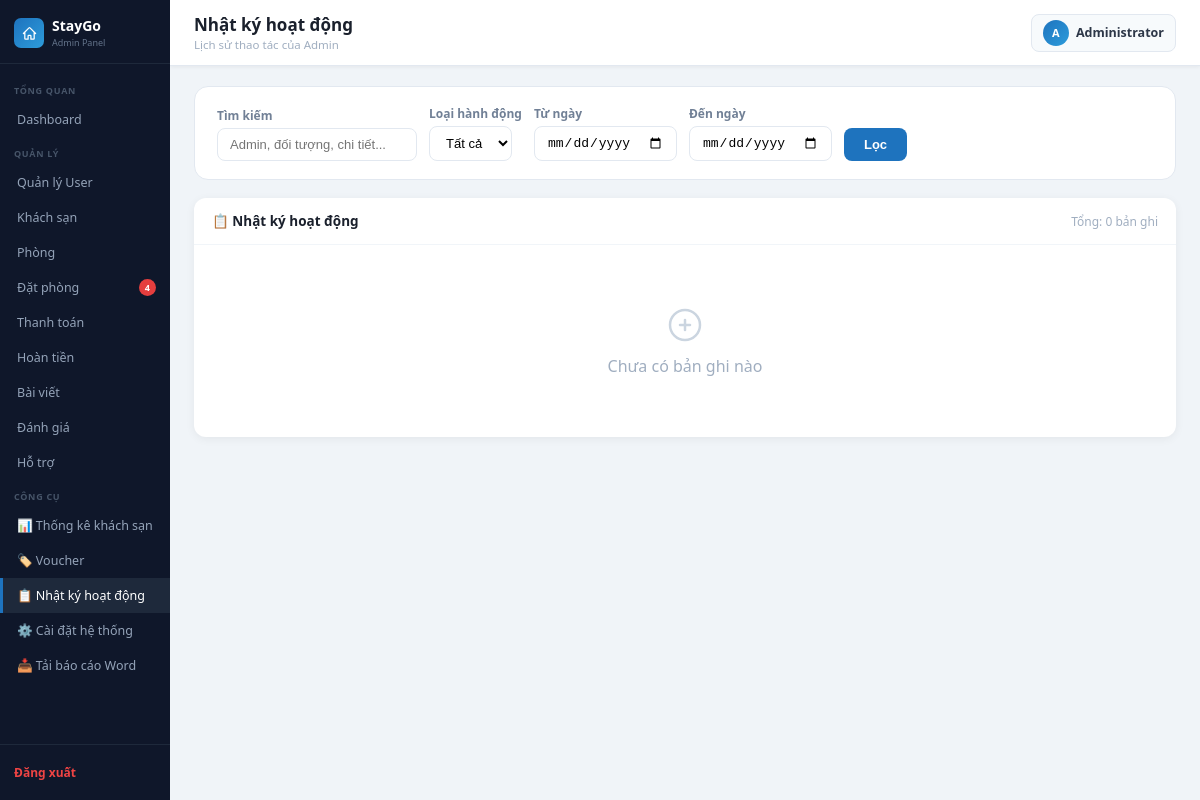
/admin_lvhuy_kontum/activity_log.php (signed in), run on an earlier commit of the app's database.
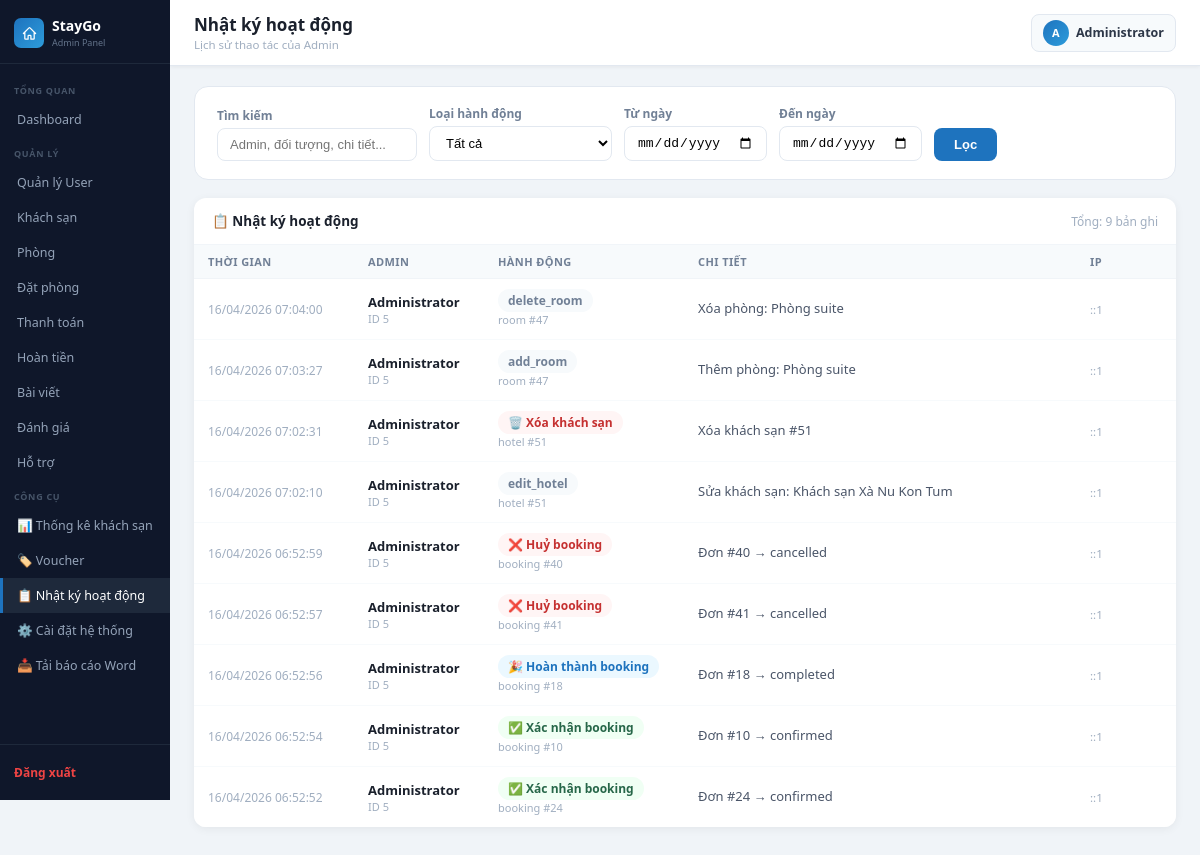
And on a later commit of the database.
### tables this page shows
CREATE TABLE `activity_log` (
  `id` int(11) NOT NULL,
  `admin_id` int(11) DEFAULT NULL,
  `admin_name` varchar(100) NOT NULL DEFAULT '',
  `action` varchar(100) NOT NULL,
  `target` varchar(100) NOT NULL DEFAULT '',
  `target_id` int(11) DEFAULT NULL,
  `detail` text DEFAULT NULL,
  `ip` varchar(45) DEFAULT NULL,
  `created_at` timestamp NOT NULL DEFAULT current_timestamp()
);

### admin_lvhuy_kontum/activity_log.php (the view, shortened to what this page needs)
<?php
include("../config/database.php");
$page_title    = 'Nhật ký hoạt động';
$page_subtitle = 'Lịch sử thao tác của Admin';
include("../includes/admin_header.php");
$search     = trim($_GET['search']  ?? '');
$date_from  = trim($_GET['from']    ?? '');
$date_to    = trim($_GET['to']      ?? '');
$per_page = 20;
$page     = max(1, (int)($_GET['p'] ?? 1));
$where_parts = [];
$where = $where_parts ? 'WHERE ' . implode(' AND ', $where_parts) : '';
$total    = $conn->query("SELECT COUNT(*) as c FROM activity_log $where")->fetch_assoc()['c'];
$tot_pgs  = max(1, (int)ceil($total / $per_page));
$page     = min($page, $tot_pgs);
$offset   = ($page - 1) * $per_page;
$rows = $conn->query("SELECT * FROM activity_log $where ORDER BY created_at DESC LIMIT $per_page OFFSET $offset");
$action_labels = [
    'confirm_booking' => ['✅ Xác nhận booking', '#276749', '#f0fff4'],
    'cancel_booking'  => ['❌ Huỷ booking',       '#c53030', '#fff5f5'],
    'complete_booking'=> ['🎉 Hoàn thành booking','#1e73be', '#ebf8ff'],
    'edit_booking'    => ['✏️ Sửa booking',       '#b7791f', '#fffbeb'],
    'approve_refund'  => ['💰 Duyệt hoàn tiền',   '#276749', '#f0fff4'],
    'reject_refund'   => ['🚫 Từ chối hoàn tiền', '#c53030', '#fff5f5'],
    'delete_user'     => ['🗑️ Xóa user',          '#c53030', '#fff5f5'],
    'add_hotel'       => ['🏨 Thêm khách sạn',    '#276749', '#f0fff4'],
    'delete_hotel'    => ['🗑️ Xóa khách sạn',     '#c53030', '#fff5f5'],
    'update_hotel'    => ['✏️ Sửa khách sạn',     '#b7791f', '#fffbeb'],
    'add_voucher'     => ['🏷️ Tạo voucher',        '#6d28d9', '#f5f3ff'],
    'delete_voucher'  => ['🗑️ Xóa voucher',        '#c53030', '#fff5f5'],
    'resolve_support' => ['💬 Xử lý hỗ trợ',      '#1e73be', '#ebf8ff'],
    'delete_review'   => ['⭐ Xóa đánh giá',       '#b7791f', '#fffbeb'],
    'login'           => ['🔑 Đăng nhập',           '#276749', '#f0fff4'],
];
?>
<div style="background:#fff;border-radius:14px;border:1.5px solid #e2e8f0;padding:18px 22px;margin-bottom:18px">
    <form method="GET" style="display:flex;align-items:flex-end;gap:12px;flex-wrap:wrap">
        <div>
            <label style="font-size:12px;font-weight:700;color:#718096;display:block;margin-bottom:4px">Tìm kiếm</label>
            <input type="text" name="search" placeholder="Admin, đối tượng, chi tiết..."
                value="<?= htmlspecialchars($search) ?>"
                style="padding:8px 12px;border:1.5px solid #e2e8f0;border-radius:8px;font-size:13px;width:200px">
        </div>
        <div>
            <label style="font-size:12px;font-weight:700;color:#718096;display:block;margin-bottom:4px">Loại hành động</label>
            <select name="action" style="padding:8px 12px;border:1.5px solid #e2e8f0;border-radius:8px;font-size:13px;background:#fff">
                <option value="">Tất cả</option>
            </select>
        </div>
        <div>
            <label style="font-size:12px;font-weight:700;color:#718096;display:block;margin-bottom:4px">Từ ngày</label>
            <input type="date" name="from" value="<?= htmlspecialchars($date_from) ?>"
                style="padding:8px 12px;border:1.5px solid #e2e8f0;border-radius:8px;font-size:13px">
        </div>
        <div>
            <label style="font-size:12px;font-weight:700;color:#718096;display:block;margin-bottom:4px">Đến ngày</label>
            <input type="date" name="to" value="<?= htmlspecialchars($date_to) ?>"
                style="padding:8px 12px;border:1.5px solid #e2e8f0;border-radius:8px;font-size:13px">
        </div>
        <button type="submit"
            style="padding:9px 20px;background:#1e73be;color:#fff;border:none;border-radius:8px;font-size:13px;font-weight:700;cursor:pointer">
            Lọc
        </button>
    </form>
</div>
<div class="section-card">
    <div style="display:flex;justify-content:space-between;align-items:center;padding:14px 18px;border-bottom:1px solid #f1f5f9">
        <span style="font-size:13.5px;font-weight:700;color:#1a202c">📋 Nhật ký hoạt động</span>
        <span style="font-size:12px;color:#a0aec0">Tổng: <?= $total ?> bản ghi</span>
    </div>
    <?php if ($rows->num_rows === 0): ?>
    <div style="text-align:center;padding:60px;color:#a0aec0">
        <svg width="40" height="40" fill="none" viewBox="0 0 24 24" stroke="#cbd5e0" stroke-width="1.5" style="margin-bottom:10px">
            <path stroke-linecap="round" stroke-linejoin="round" d="M9 12h6m-3-3v6M21 12a9 9 0 11-18 0 9 9 0 0118 0z"/>
        </svg>
        <p style="margin:0">Chưa có bản ghi nào</p>
    </div>
    <?php else: ?>
    <table>
        <thead>
            <tr>
                <th style="width:160px">Thời gian</th>
                <th style="width:130px">Admin</th>
                <th style="width:200px">Hành động</th>
                <th>Chi tiết</th>
                <th style="width:100px">IP</th>
            </tr>
        </thead>
        <tbody>
        <?php while ($row = $rows->fetch_assoc()):
            $al = $action_labels[$row['action']] ?? [$row['action'], '#718096', '#f7fafc'];
        ?>
        <tr>
            <td style="font-size:12px;color:#a0aec0;white-space:nowrap"><?= date('d/m/Y H:i:s', strtotime($row['created_at'])) ?></td>
            <td>
                <div style="font-weight:600;font-size:13px;color:#1a202c"><?= htmlspecialchars($row['admin_name']) ?></div>
                <div style="font-size:11px;color:#a0aec0">ID <?= $row['admin_id'] ?: '—' ?></div>
            </td>
            <td>
                <span style="padding:3px 10px;border-radius:20px;font-size:12px;font-weight:600;color:<?= $al[1] ?>;background:<?= $al[2] ?>">
                    <?= $al[0] ?>
                </span>
                <?php if ($row['target'] && $row['target_id']): ?>
                <div style="font-size:11px;color:#a0aec0;margin-top:3px"><?= htmlspecialchars($row['target']) ?> #<?= $row['target_id'] ?></div>
                <?php endif; ?>
            </td>
            <td style="font-size:13px;color:#4a5568;max-width:350px;line-height:1.5">
                <?= htmlspecialchars(mb_substr($row['detail'] ?? '', 0, 120)) ?>
            </td>
            <td style="font-size:11.5px;color:#a0aec0"><?= htmlspecialchars($row['ip'] ?? '—') ?></td>
        </tr>
        <?php endwhile; ?>
        </tbody>
    </table>
    <?php endif; ?>
</div>
<?php include("../includes/admin_footer.php"); ?>

### includes/admin_header.php (shortened to what this page needs)
<?php
$pending_count = isset($conn)
    ? $conn->query("SELECT COUNT(*) as t FROM bookings WHERE status='pending'")->fetch_assoc()['t']
    : 0;
$refund_pending = isset($conn)
    ? (int)$conn->query("SELECT COUNT(*) as c FROM bookings WHERE refund_requested = 1")->fetch_assoc()['c']
    : 0;
$current_page = basename($_SERVER['PHP_SELF']);
$admin_name   = htmlspecialchars($_SESSION['admin_name'] ?? 'Admin');
$admin_avatar = strtoupper(mb_substr($_SESSION['admin_name'] ?? 'A', 0, 1));
?>
<!DOCTYPE html>
<html lang="vi">
<head>
    <link rel="stylesheet" href="/tour_khach_san_project/assets/css/admin.css">
</head>
<body>
<div class="admin-wrapper">
<aside class="sidebar">
    <div class="sidebar-brand">
        <div class="brand-icon">
        </div>
        <div>
            <h2>StayGo</h2>
            <span>Admin Panel</span>
        </div>
    </div>
    <nav class="sidebar-menu">
        <div class="menu-label">Tổng quan</div>
        <a href="/tour_khach_san_project/admin_lvhuy_kontum/dashboard.php"
           class="<?= $current_page === 'dashboard.php' ? 'active' : '' ?>">
            Dashboard
        </a>
        <div class="menu-label">Quản lý</div>
        <a href="/tour_khach_san_project/admin_lvhuy_kontum/users.php"
           class="<?= $current_page === 'users.php' ? 'active' : '' ?>">
            Quản lý User
        </a>
        <a href="/tour_khach_san_project/admin_lvhuy_kontum/hotels.php"
           class="<?= $current_page === 'hotels.php' ? 'active' : '' ?>">
            Khách sạn
        </a>
        <a href="/tour_khach_san_project/admin_lvhuy_kontum/rooms.php"
           class="<?= $current_page === 'rooms.php' ? 'active' : '' ?>">
            Phòng
        </a>
        <a href="/tour_khach_san_project/admin_lvhuy_kontum/bookings.php"
           class="<?= $current_page === 'bookings.php' ? 'active' : '' ?>">
            Đặt phòng
            <?php if($pending_count > 0): ?>
                <span class="sidebar-badge"><?= $pending_count ?></span>
            <?php endif; ?>
        </a>
        <a href="/tour_khach_san_project/admin_lvhuy_kontum/payments.php"
           class="<?= $current_page === 'payments.php' ? 'active' : '' ?>">
            Thanh toán
        </a>
        <a href="/tour_khach_san_project/admin_lvhuy_kontum/refund_requests.php"
           class="<?= $current_page === 'refund_requests.php' ? 'active' : '' ?>">
            Hoàn tiền
        </a>
        <a href="/tour_khach_san_project/admin_lvhuy_kontum/blog_list.php"
           class="<?= in_array($current_page, ['blog_list.php', 'blog_form.php']) ? 'active' : '' ?>">
            Bài viết
        </a>
        <a href="/tour_khach_san_project/admin_lvhuy_kontum/reviews.php"
           class="<?= $current_page === 'reviews.php' ? 'active' : '' ?>">
            Đánh giá
        </a>
        <a href="/tour_khach_san_project/admin_lvhuy_kontum/support_requests.php"
           class="<?= $current_page === 'support_requests.php' ? 'active' : '' ?>">
            Hỗ trợ
        </a>
        <div class="menu-label">Công cụ</div>
        <a href="/tour_khach_san_project/admin_lvhuy_kontum/hotel_stats.php"
           class="<?= $current_page === 'hotel_stats.php' ? 'active' : '' ?>">
            📊 Thống kê khách sạn
        </a>
        <a href="/tour_khach_san_project/admin_lvhuy_kontum/vouchers.php"
           class="<?= $current_page === 'vouchers.php' ? 'active' : '' ?>">
            🏷️ Voucher
        </a>
        <a href="/tour_khach_san_project/admin_lvhuy_kontum/activity_log.php"
           class="<?= $current_page === 'activity_log.php' ? 'active' : '' ?>">
            📋 Nhật ký hoạt động
        </a>
        <a href="/tour_khach_san_project/admin_lvhuy_kontum/site_settings.php"
           class="<?= $current_page === 'site_settings.php' ? 'active' : '' ?>">
            ⚙️ Cài đặt hệ thống
        </a>
        <a href="/tour_khach_san_project/download_report.php" target="_blank">
            📥 Tải báo cáo Word
        </a>
    </nav>
    <div class="sidebar-footer">
        <a href="/tour_khach_san_project/auth/logout_admin.php">
            Đăng xuất
        </a>
    </div>
</aside>
<div class="main">
    <div class="topbar">
        <div class="topbar-left">
            <h1><?= $page_title ?? 'Admin' ?></h1>
            <p><?= $page_subtitle ?? date('d/m/Y') ?></p>
        </div>
        <div class="topbar-right">
            <div class="topbar-admin">
                <div class="admin-avatar"><?= $admin_avatar ?></div>
                <?= $admin_name ?>
            </div>
        </div>
    </div>
    <div class="content">

### includes/admin_footer.php
</div>
</div>
</div>
</body>
</html>

### assets/css/admin.css (style rules this page uses)
*, *::before, *::after { box-sizing: border-box; margin: 0; padding: 0; }
body { font-family: 'Segoe UI', Arial, sans-serif; background: #f0f4f8; color: #1a202c; }
svg { display: inline-block; vertical-align: middle; overflow: hidden; flex-shrink: 0; }
.admin-wrapper { display: flex; min-height: 100vh; }
.sidebar { width: 170px; flex-shrink: 0; background: #0f172a; display: flex; flex-direction: column; position: fixed; top: 0; left: 0; height: 100vh; z-index: 100; overflow-y: auto; overflow-x: hidden; }
.sidebar-brand { padding: 18px 14px 14px; border-bottom: 1px solid #1e293b; display: flex; align-items: center; gap: 8px; }
.sidebar-brand .brand-icon { width: 30px; height: 30px; border-radius: 7px; background: linear-gradient(135deg, #1e73be, #2d9cdb); display: flex; align-items: center; justify-content: center; flex-shrink: 0; }
.sidebar-brand .brand-icon svg { width: 15px; height: 15px; }
.sidebar-brand h2 { font-size: 14px; font-weight: 700; color: #fff; line-height: 1.2; }
.sidebar-brand span { font-size: 9px; color: #64748b; display: block; margin-top: 1px; }
.sidebar-menu { padding: 10px 0; flex: 1; }
.menu-label { font-size: 9px; font-weight: 700; text-transform: uppercase; letter-spacing: .7px; color: #475569; padding: 10px 14px 5px; }
.sidebar a { display: flex; align-items: center; gap: 8px; padding: 9px 14px; color: #94a3b8; text-decoration: none; font-size: 12.5px; font-weight: 500; border-left: 3px solid transparent; transition: all .18s; white-space: nowrap; overflow: hidden; }
.sidebar a:hover, .sidebar a.active { background: #1e293b; color: #fff; border-left-color: #1e73be; }
.sidebar-footer { padding: 12px 14px; border-top: 1px solid #1e293b; }
.sidebar-footer a { display: flex; align-items: center; gap: 7px; color: #ef4444; font-size: 12px; text-decoration: none; padding: 7px 0; font-weight: 600; border-left: none !important; background: none !important; }
.main { flex: 1; margin-left: 170px; display: flex; flex-direction: column; min-height: 100vh; min-width: 0; }
.topbar { background: #fff; padding: 13px 24px; border-bottom: 1px solid #e2e8f0; display: flex; align-items: center; justify-content: space-between; position: sticky; top: 0; z-index: 50; box-shadow: 0 1px 4px rgba(0,0,0,.06); }
.topbar-left h1 { font-size: 17px; font-weight: 700; color: #1a202c; }
.topbar-left p { font-size: 11.5px; color: #a0aec0; margin-top: 1px; }
.topbar-right { display: flex; align-items: center; gap: 12px; }
.topbar-admin { display: flex; align-items: center; gap: 7px; background: #f7fafc; border: 1px solid #e2e8f0; border-radius: 8px; padding: 5px 11px; font-size: 12.5px; font-weight: 600; color: #2d3748; }
.admin-avatar { width: 26px; height: 26px; border-radius: 50%; background: linear-gradient(135deg, #1e73be, #2d9cdb); color: #fff; font-size: 11px; font-weight: 700; display: flex; align-items: center; justify-content: center; flex-shrink: 0; }
.content { padding: 20px 24px; flex: 1; min-height: 0; }
.section-card { background: #fff; border-radius: 12px; box-shadow: 0 2px 10px rgba(0,0,0,.06); overflow: hidden; margin-bottom: 24px; }
table { width: 100%; border-collapse: collapse; background: #fff; }
th { background: #f7fafc; font-size: 11px; font-weight: 700; text-transform: uppercase; letter-spacing: .4px; color: #718096; padding: 9px 14px; text-align: left; border-bottom: 1px solid #f0f4f8; white-space: nowrap; }
td { padding: 12px 14px; font-size: 13px; color: #2d3748; border-bottom: 1px solid #f7fafc; vertical-align: middle; }
tr:last-child td { border-bottom: none; }
.sidebar-badge { margin-left: auto; background: #e53e3e; color: #fff; font-size: 9px; font-weight: 700; padding: 2px 6px; border-radius: 20px; flex-shrink: 0; }

What changed in the data, as far as the page shows it:
added activity_log: created_at "16/04/2026 07:04:00", admin_name "Administrator", admin "5", action "delete_room", target "room", target "47", detail "Xóa phòng: Phòng suite", ip "::1"
added activity_log: created_at "16/04/2026 07:03:27", admin_name "Administrator", admin "5", action "add_room", target "room", target "47", detail "Thêm phòng: Phòng suite", ip "::1"
added activity_log: created_at "16/04/2026 07:02:31", admin_name "Administrator", admin "5", action "🗑️ Xóa khách sạn", target "hotel", target "51", detail "Xóa khách sạn #51", ip "::1"
added activity_log: created_at "16/04/2026 07:02:10", admin_name "Administrator", admin "5", action "edit_hotel", target "hotel", target "51", detail "Sửa khách sạn: Khách sạn Xà Nu Kon Tum", ip "::1"
added activity_log: created_at "16/04/2026 06:52:59", admin_name "Administrator", admin "5", action "❌ Huỷ booking", target "booking", target "40", detail "Đơn #40 → cancelled", ip "::1"
added activity_log: created_at "16/04/2026 06:52:57", admin_name "Administrator", admin "5", action "❌ Huỷ booking", target "booking", target "41", detail "Đơn #41 → cancelled", ip "::1"
added activity_log: created_at "16/04/2026 06:52:56", admin_name "Administrator", admin "5", action "🎉 Hoàn thành booking", target "booking", target "18", detail "Đơn #18 → completed", ip "::1"
added activity_log: created_at "16/04/2026 06:52:54", admin_name "Administrator", admin "5", action "✅ Xác nhận booking", target "booking", target "10", detail "Đơn #10 → confirmed", ip "::1"
added activity_log: created_at "16/04/2026 06:52:52", admin_name "Administrator", admin "5", action "✅ Xác nhận booking", target "booking", target "24", detail "Đơn #24 → confirmed", ip "::1"
Also different on the page:
$total: "0" → "9"
$pending_count: "4" → (not shown)
text no longer shown: "Chưa có bản ghi nào"
text now shown: "THỜI GIAN ADMIN HÀNH ĐỘNG CHI TIẾT IP"
